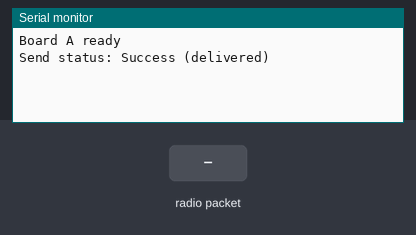
Simulated run of this sketch. Board: ESP8266 (NodeMCU). Parts: the last lines printed to the serial monitor. The test bench sets the inputs (shaded band).

Above: at 1.2 s.
1.3 s: radio packet "1" arrives
At 1.9 s:
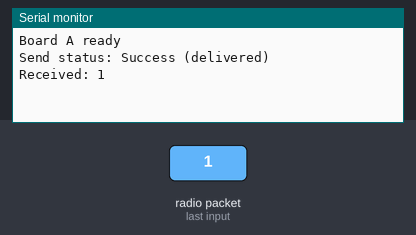
2.8 s: radio packet "0" arrives
At 3.3 s:
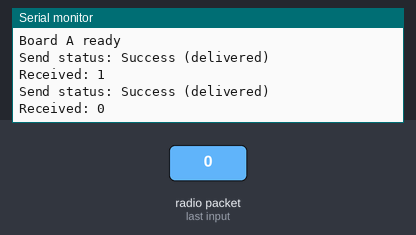
4.3 s: radio packet "2" arrives
At 5.7 s:
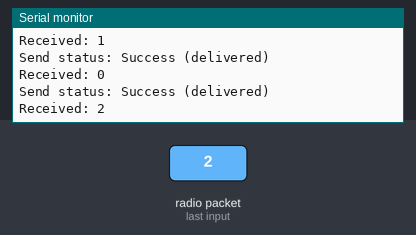

The sketch:

Esp8266Tx.ino
```cpp
#include <ESP8266WiFi.h>
#include <espnow.h>
//  PUT BOARD B's MAC ADDRESS HERE
uint8_t BOARD_B_MAC[] = {0xA4, 0xCF, 0x12, 0x34, 0x56, 0x79}; // change mac Address

// Callback: runs when data is RECEIVED
void onReceive(uint8_t *mac, uint8_t *data, uint8_t len)
{
  char buf[251];                 // ESP-NOW max payload = 250
  if (len > 250) len = 250;      // guard against overflow
  memcpy(buf, data, len);
  buf[len] = '\0';               // null-terminate
  Serial.print("Received: ");
  Serial.println(buf);
}

// Callback: runs when data is SENT (hardware-level status)
void onSent(uint8_t *mac, uint8_t status)
{
  Serial.print("Send status: ");
  Serial.println(status == 0 ? "Success (delivered)" : "Fail");
}

void setup()
{
  Serial.begin(115200);
  WiFi.mode(WIFI_STA);
  if (esp_now_init() != 0)
  {
    Serial.println("ESP-NOW init failed");
    return;
  }

  esp_now_set_self_role(ESP_NOW_ROLE_COMBO);
  esp_now_register_recv_cb(onReceive);
  esp_now_register_send_cb(onSent);

  // FIX #3: Check add_peer() return value
  int result = esp_now_add_peer(BOARD_B_MAC, ESP_NOW_ROLE_COMBO, 1, NULL, 0);
  if (result != 0)
  {
    Serial.print("Failed to add peer. Error code: ");
    Serial.println(result);
    return;   // don't try to send to a peer that isn't registered
  }

  Serial.println("Board A ready");
}

void loop()
{
  char msg[] = "Hello from A";

  // FIX #1: send len + 1 to include the null terminator
  // FIX #4: check return value of esp_now_send()
  int sendResult = esp_now_send(BOARD_B_MAC, (uint8_t *)msg, strlen(msg) + 1);

  if (sendResult != 0)
  {
    Serial.print("esp_now_send() failed to queue. Error: ");
    Serial.println(sendResult);
  }

  delay(2000);
}
```

Measured:
- after the input at 1.3 s, the serial monitor: prints a new line at once (image 1)
- after the input at 2.8 s, the serial monitor: prints a new line at once (image 2)
- after the input at 4.3 s, the serial monitor: prints a new line at once (image 3)
